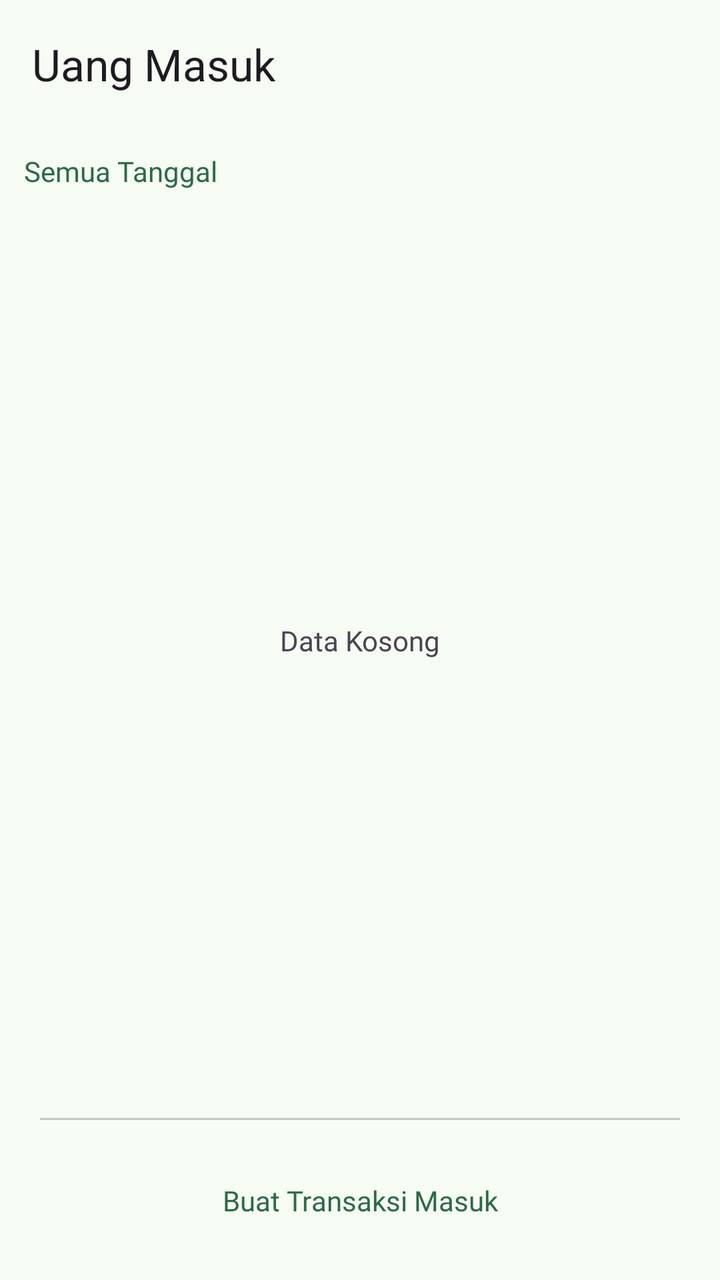
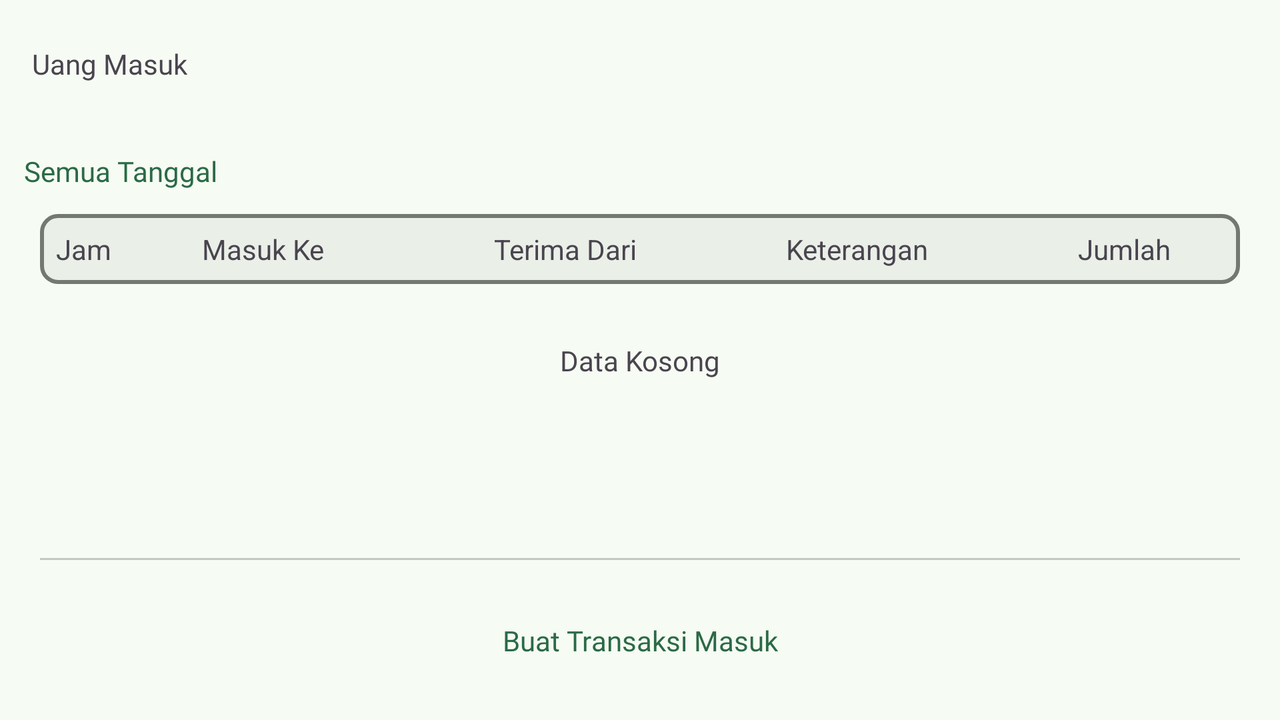

One screen, two layout resources from the same app: the default and the repository's alternative for another configuration. Each is rendered where Android would select it; the XML of both is given below.
<!-- AndroidManifest.xml: application theme AppTheme -->
<!-- res/layout/fragment_daftar_uang_masuk.xml -->
<?xml version="1.0" encoding="utf-8"?>
<FrameLayout xmlns:android="http://schemas.android.com/apk/res/android"
    xmlns:app="http://schemas.android.com/apk/res-auto"
    xmlns:tools="http://schemas.android.com/tools"
    android:layout_width="match_parent"
    android:layout_height="match_parent"
    tools:context=".ui.main.DaftarUangMasukFragment">

    <androidx.constraintlayout.widget.ConstraintLayout
        android:layout_width="match_parent"
        android:layout_height="match_parent">

        <androidx.appcompat.widget.Toolbar
            android:id="@+id/toolbar"
            style="@style/Inter.Bold"
            android:layout_width="match_parent"
            android:layout_height="wrap_content"
            android:background="?attr/colorPrimary"
            android:backgroundTint="@color/md_theme_surface"
            android:elevation="2dp"
            android:minHeight="?attr/actionBarSize"
            android:theme="?attr/actionBarTheme"
            app:layout_constraintEnd_toEndOf="parent"
            app:layout_constraintStart_toStartOf="parent"
            app:layout_constraintTop_toTopOf="parent"
            app:title="Uang Masuk" />

        <TextView
            android:id="@+id/tvDateRange"
            style="@style/Inter.SemiBold"
            android:layout_width="wrap_content"
            android:layout_height="wrap_content"
            android:layout_marginStart="12dp"
            android:layout_marginTop="12dp"
            android:text="Semua Tanggal"
            android:textColor="@color/md_theme_primary"
            app:layout_constraintStart_toStartOf="parent"
            app:layout_constraintTop_toBottomOf="@id/toolbar" />

        <ImageView
            android:id="@+id/btnDatePicker"
            android:layout_width="36dp"
            android:layout_height="36dp"
            android:layout_marginEnd="12dp"
            android:foregroundGravity="center"
            android:src="@drawable/ic_calendar"
            app:layout_constraintEnd_toEndOf="parent"
            app:layout_constraintTop_toBottomOf="@id/toolbar"
            app:tint="@color/md_theme_primary" />


        <androidx.recyclerview.widget.RecyclerView
            android:id="@+id/rvDaftarUangMasuk"
            android:layout_width="match_parent"
            android:layout_height="0dp"
            android:layout_marginTop="8dp"
            app:layout_constraintBottom_toTopOf="@id/divider"
            app:layout_constraintTop_toBottomOf="@id/tvDateRange"
            tools:itemCount="8"
            tools:listitem="@layout/item_uang_masuk_card" />

        <com.google.android.material.divider.MaterialDivider
            android:id="@+id/divider"
            android:layout_width="match_parent"
            android:layout_height="wrap_content"
            android:layout_marginHorizontal="20dp"
            android:layout_marginBottom="80dp"
            app:layout_constraintBottom_toBottomOf="parent" />

        <TextView
            android:id="@+id/btnBuatTransaksi"
            style="@style/Inter.Bold"
            android:layout_width="wrap_content"
            android:layout_height="wrap_content"
            android:background="?android:attr/selectableItemBackground"
            android:clickable="true"
            android:focusable="true"
            android:padding="16dp"
            android:text="Buat Transaksi Masuk"
            android:textColor="@color/md_theme_primary"
            app:layout_constraintBottom_toBottomOf="parent"
            app:layout_constraintEnd_toEndOf="parent"
            app:layout_constraintStart_toStartOf="parent"
            app:layout_constraintTop_toBottomOf="@id/divider" />

        <TextView
            android:id="@+id/tvEmpty"
            style="@style/Inter.Bold"
            android:layout_width="wrap_content"
            android:layout_height="wrap_content"
            android:text="Data Kosong"
            android:visibility="visible"
            app:layout_constraintBottom_toBottomOf="parent"
            app:layout_constraintEnd_toEndOf="parent"
            app:layout_constraintStart_toStartOf="parent"
            app:layout_constraintTop_toTopOf="parent" />


    </androidx.constraintlayout.widget.ConstraintLayout>


</FrameLayout>
<!-- resources referenced by this layout -->
<resources>
  <color name="md_theme_primary">#2B6A46</color>
  <color name="md_theme_surface">#F6FBF3</color>
  <style name="Inter.Bold">
          <item name="android:fontFamily">@font/inter_bold</item>
      </style>
  <style name="Inter.SemiBold">
          <item name="android:fontFamily">@font/inter_semibold</item>
      </style>
  <color name="md_theme_onPrimary">#FFFFFF</color>
  <color name="md_theme_primaryContainer">#AFF1C4</color>
  <color name="md_theme_onPrimaryContainer">#002110</color>
  <color name="md_theme_secondary">#4F6354</color>
  <color name="md_theme_onSecondary">#FFFFFF</color>
  <color name="md_theme_secondaryContainer">#D1E8D5</color>
  <color name="md_theme_onSecondaryContainer">#0C1F14</color>
  <color name="md_theme_tertiary">#3B6470</color>
  <color name="md_theme_onTertiary">#FFFFFF</color>
  <color name="md_theme_tertiaryContainer">#BEE9F7</color>
  <color name="md_theme_onTertiaryContainer">#001F27</color>
  <color name="md_theme_error">#BA1A1A</color>
  <color name="md_theme_onError">#FFFFFF</color>
  <color name="md_theme_errorContainer">#FFDAD6</color>
  <color name="md_theme_onErrorContainer">#410002</color>
  <color name="md_theme_background">#F6FBF3</color>
  <color name="md_theme_onBackground">#181D19</color>
  <color name="md_theme_onSurface">#181D19</color>
  <color name="md_theme_surfaceVariant">#DCE5DB</color>
  <color name="md_theme_onSurfaceVariant">#414942</color>
  <color name="md_theme_outline">#717971</color>
  <color name="md_theme_outlineVariant">#C0C9C0</color>
  <color name="md_theme_inverseSurface">#2C322D</color>
  <color name="md_theme_inverseOnSurface">#EDF2EB</color>
  <color name="md_theme_inversePrimary">#94D5A9</color>
  <color name="md_theme_primaryFixed">#AFF1C4</color>
  <color name="md_theme_onPrimaryFixed">#002110</color>
  <color name="md_theme_primaryFixedDim">#94D5A9</color>
  <color name="md_theme_onPrimaryFixedVariant">#0C5130</color>
  <color name="md_theme_secondaryFixed">#D1E8D5</color>
  <color name="md_theme_onSecondaryFixed">#0C1F14</color>
  <color name="md_theme_secondaryFixedDim">#B5CCBA</color>
  <color name="md_theme_onSecondaryFixedVariant">#374B3D</color>
  <color name="md_theme_tertiaryFixed">#BEE9F7</color>
  <color name="md_theme_onTertiaryFixed">#001F27</color>
  <color name="md_theme_tertiaryFixedDim">#A3CDDB</color>
  <color name="md_theme_onTertiaryFixedVariant">#214C58</color>
  <color name="md_theme_surfaceDim">#D6DBD4</color>
  <color name="md_theme_surfaceBright">#F6FBF3</color>
  <color name="md_theme_surfaceContainerLowest">#FFFFFF</color>
  <color name="md_theme_surfaceContainerLow">#F0F5EE</color>
  <color name="md_theme_surfaceContainer">#EAEFE8</color>
  <color name="md_theme_surfaceContainerHigh">#E5EAE2</color>
  <color name="md_theme_surfaceContainerHighest">#DFE4DD</color>
  <!-- some entries are left out for length -->
</resources>
<!-- res/layout-land/fragment_daftar_uang_masuk.xml (the repository's variant of the layout above) -->
<!-- drawn on the phone turned sideways -->
<?xml version="1.0" encoding="utf-8"?>
<FrameLayout xmlns:android="http://schemas.android.com/apk/res/android"
    xmlns:app="http://schemas.android.com/apk/res-auto"
    xmlns:tools="http://schemas.android.com/tools"
    android:layout_width="match_parent"
    android:layout_height="match_parent"
    tools:context=".ui.main.DaftarUangMasukFragment">

    <androidx.constraintlayout.widget.ConstraintLayout
        android:layout_width="match_parent"
        android:layout_height="match_parent">

        <androidx.appcompat.widget.Toolbar
            android:id="@+id/toolbar"
            android:layout_width="match_parent"
            android:layout_height="wrap_content"
            android:background="?attr/colorPrimary"
            android:backgroundTint="@color/md_theme_surface"
            android:elevation="2dp"
            android:minHeight="?attr/actionBarSize"
            android:theme="?attr/actionBarTheme"
            app:layout_constraintEnd_toEndOf="parent"
            app:layout_constraintStart_toStartOf="parent"
            app:layout_constraintTop_toTopOf="parent"
            app:title="Uang Masuk"
            app:titleTextAppearance="@style/Inter.Bold" />

        <TextView
            android:id="@+id/tvDateRange"
            style="@style/Inter.SemiBold"
            android:layout_width="wrap_content"
            android:layout_height="wrap_content"
            android:layout_marginStart="12dp"
            android:layout_marginTop="12dp"
            android:text="Semua Tanggal"
            android:textColor="@color/md_theme_primary"
            app:layout_constraintStart_toStartOf="parent"
            app:layout_constraintTop_toBottomOf="@id/toolbar" />

        <ImageView
            android:id="@+id/btnDatePicker"
            android:layout_width="36dp"
            android:layout_height="36dp"
            android:layout_marginEnd="12dp"
            android:foregroundGravity="center"
            android:src="@drawable/ic_calendar"
            app:layout_constraintEnd_toEndOf="parent"
            app:layout_constraintTop_toBottomOf="@id/toolbar"
            app:tint="@color/md_theme_primary" />

        <LinearLayout
            android:id="@+id/llHeader"
            android:layout_width="match_parent"
            android:layout_height="wrap_content"
            android:layout_marginHorizontal="20dp"
            android:layout_marginTop="12dp"
            android:background="@drawable/bg_table_header"
            android:orientation="horizontal"
            android:padding="8dp"
            app:layout_constraintEnd_toEndOf="parent"
            app:layout_constraintStart_toStartOf="parent"
            app:layout_constraintTop_toBottomOf="@id/tvDateRange">

            <TextView
                android:id="@+id/tvWaktu"
                android:layout_width="0dp"
                android:layout_height="wrap_content"
                android:layout_weight="1"
                android:text="Jam" />

            <TextView
                android:id="@+id/tvMasukKe"
                android:layout_width="0dp"
                android:layout_height="wrap_content"
                android:layout_weight="2"
                android:text="Masuk Ke" />

            <TextView
                android:id="@+id/tvTerimaDari"
                android:layout_width="0dp"
                android:layout_height="wrap_content"
                android:layout_weight="2"
                android:text="Terima Dari" />

            <TextView
                android:id="@+id/tvKeterangan"
                android:layout_width="0dp"
                android:layout_height="wrap_content"
                android:layout_weight="2"
                android:text="Keterangan" />

            <TextView
                android:id="@+id/tvJumlah"
                android:layout_width="0dp"
                android:layout_height="wrap_content"
                android:layout_weight="1"
                android:text="Jumlah" />

        </LinearLayout>

        <androidx.recyclerview.widget.RecyclerView
            android:id="@+id/rvDaftarUangMasuk"
            android:layout_width="match_parent"
            android:layout_height="0dp"
            android:layout_marginTop="8dp"
            app:layout_constraintBottom_toTopOf="@id/divider"
            app:layout_constraintTop_toBottomOf="@id/llHeader"
            tools:itemCount="8"
            tools:listitem="@layout/layout_item_land" />

        <com.google.android.material.divider.MaterialDivider
            android:id="@+id/divider"
            android:layout_width="match_parent"
            android:layout_height="wrap_content"
            android:layout_marginHorizontal="20dp"
            android:layout_marginBottom="80dp"
            app:layout_constraintBottom_toBottomOf="parent" />

        <TextView
            style="@style/Inter.Bold"
            android:layout_width="wrap_content"
            android:layout_height="wrap_content"
            android:background="?android:attr/selectableItemBackground"
            android:padding="16dp"
            android:text="Buat Transaksi Masuk"
            android:textColor="@color/md_theme_primary"
            app:layout_constraintBottom_toBottomOf="parent"
            app:layout_constraintEnd_toEndOf="parent"
            app:layout_constraintStart_toStartOf="parent"
            app:layout_constraintTop_toBottomOf="@id/divider" />

        <TextView
            android:id="@+id/tvEmpty"
            style="@style/Inter.Bold"
            android:layout_width="wrap_content"
            android:layout_height="wrap_content"
            android:text="Data Kosong"
            android:visibility="visible"
            app:layout_constraintBottom_toBottomOf="parent"
            app:layout_constraintEnd_toEndOf="parent"
            app:layout_constraintStart_toStartOf="parent"
            app:layout_constraintTop_toTopOf="parent" />


    </androidx.constraintlayout.widget.ConstraintLayout>


</FrameLayout>
<!-- resources referenced by the variant -->
<!-- as the phone turned sideways resolves them -->
<resources>
  <color name="md_theme_primary">#2B6A46</color>
  <color name="md_theme_surface">#F6FBF3</color>
  <!-- drawable bg_table_header (drawable) -->
  <?xml version="1.0" encoding="utf-8"?>
  <shape xmlns:android="http://schemas.android.com/apk/res/android"
      android:shape="rectangle">
  
      <solid android:color="@color/md_theme_surfaceContainer" />
      <corners android:radius="8dp" />
      <stroke
          android:width="2dp"
          android:color="@color/md_theme_outline" />
  
  </shape>
  <style name="Inter.Bold">
          <item name="android:fontFamily">@font/inter_bold</item>
      </style>
  <style name="Inter.SemiBold">
          <item name="android:fontFamily">@font/inter_semibold</item>
      </style>
  <color name="md_theme_surfaceContainer">#EAEFE8</color>
  <color name="md_theme_outline">#717971</color>
  <color name="md_theme_onPrimary">#FFFFFF</color>
  <color name="md_theme_primaryContainer">#AFF1C4</color>
  <color name="md_theme_onPrimaryContainer">#002110</color>
  <color name="md_theme_secondary">#4F6354</color>
  <color name="md_theme_onSecondary">#FFFFFF</color>
  <color name="md_theme_secondaryContainer">#D1E8D5</color>
  <color name="md_theme_onSecondaryContainer">#0C1F14</color>
  <color name="md_theme_tertiary">#3B6470</color>
  <color name="md_theme_onTertiary">#FFFFFF</color>
  <color name="md_theme_tertiaryContainer">#BEE9F7</color>
  <color name="md_theme_onTertiaryContainer">#001F27</color>
  <color name="md_theme_error">#BA1A1A</color>
  <color name="md_theme_onError">#FFFFFF</color>
  <color name="md_theme_errorContainer">#FFDAD6</color>
  <color name="md_theme_onErrorContainer">#410002</color>
  <color name="md_theme_background">#F6FBF3</color>
  <color name="md_theme_onBackground">#181D19</color>
  <color name="md_theme_onSurface">#181D19</color>
  <color name="md_theme_surfaceVariant">#DCE5DB</color>
  <color name="md_theme_onSurfaceVariant">#414942</color>
  <color name="md_theme_outlineVariant">#C0C9C0</color>
  <color name="md_theme_inverseSurface">#2C322D</color>
  <color name="md_theme_inverseOnSurface">#EDF2EB</color>
  <color name="md_theme_inversePrimary">#94D5A9</color>
  <color name="md_theme_primaryFixed">#AFF1C4</color>
  <color name="md_theme_onPrimaryFixed">#002110</color>
  <color name="md_theme_primaryFixedDim">#94D5A9</color>
  <color name="md_theme_onPrimaryFixedVariant">#0C5130</color>
  <color name="md_theme_secondaryFixed">#D1E8D5</color>
  <color name="md_theme_onSecondaryFixed">#0C1F14</color>
  <color name="md_theme_secondaryFixedDim">#B5CCBA</color>
  <color name="md_theme_onSecondaryFixedVariant">#374B3D</color>
  <color name="md_theme_tertiaryFixed">#BEE9F7</color>
  <color name="md_theme_onTertiaryFixed">#001F27</color>
  <color name="md_theme_tertiaryFixedDim">#A3CDDB</color>
  <color name="md_theme_onTertiaryFixedVariant">#214C58</color>
  <color name="md_theme_surfaceDim">#D6DBD4</color>
  <color name="md_theme_surfaceBright">#F6FBF3</color>
  <color name="md_theme_surfaceContainerLowest">#FFFFFF</color>
  <color name="md_theme_surfaceContainerLow">#F0F5EE</color>
  <color name="md_theme_surfaceContainerHigh">#E5EAE2</color>
  <color name="md_theme_surfaceContainerHighest">#DFE4DD</color>
  <!-- some entries are left out for length -->
</resources>
